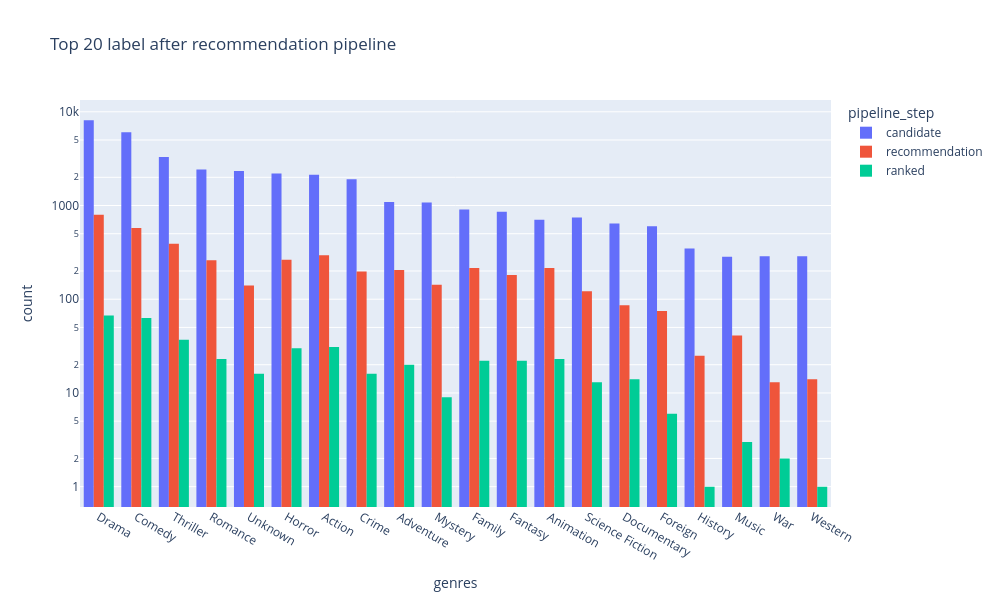

The notebook cell this image was saved under:
### Code cell
fig = px.histogram(
    keep_n_labels(plot_df,'genres',True,20), 
    x="genres",
    color='pipeline_step', barmode='group',log_y=True,
    height=600,
    width=1000,
    title='Top 20 label after recommendation pipeline')
fig.update_xaxes(categoryorder='total descending').show()

### Figure 1 — Plotly figure (JSON) as saved in the notebook; plotly's stock layout.template omitted (floating-point values rounded to 4 significant figures; data arrays with more than 128 entries replaced by an {"elided": "..."} marker saying what was removed)
{"data": [{"alignmentgroup": "True", "bingroup": "x", "hovertemplate": "pipeline_step=candidate<br>genres=%{x}<br>count=%{y}<extra></extra>", "legendgroup": "candidate", "marker": {"color": "#636efa", "pattern": {"shape": ""}}, "name": "candidate", "offsetgroup": "candidate", "orientation": "v", "showlegend": true, "type": "histogram", "x": {"elided": "36296 str values"}, "xaxis": "x", "yaxis": "y"}, {"alignmentgroup": "True", "bingroup": "x", "hovertemplate": "pipeline_step=recommendation<br>genres=%{x}<br>count=%{y}<extra></extra>", "legendgroup": "recommendation", "marker": {"color": "#EF553B", "pattern": {"shape": ""}}, "name": "recommendation", "offsetgroup": "recommendation", "orientation": "v", "showlegend": true, "type": "histogram", "x": {"elided": "4255 str values"}, "xaxis": "x", "yaxis": "y"}, {"alignmentgroup": "True", "bingroup": "x", "hovertemplate": "pipeline_step=ranked<br>genres=%{x}<br>count=%{y}<extra></extra>", "legendgroup": "ranked", "marker": {"color": "#00cc96", "pattern": {"shape": ""}}, "name": "ranked", "offsetgroup": "ranked", "orientation": "v", "showlegend": true, "type": "histogram", "x": {"elided": "419 str values"}, "xaxis": "x", "yaxis": "y"}], "layout": {"barmode": "group", "height": 600, "legend": {"title": {"text": "pipeline_step"}, "tracegroupgap": 0}, "title": {"text": "Top 20 label after recommendation pipeline"}, "width": 1000, "xaxis": {"anchor": "y", "categoryorder": "total descending", "domain": [0, 1], "title": {"text": "genres"}}, "yaxis": {"anchor": "x", "domain": [0, 1], "title": {"text": "count"}, "type": "log"}}}
